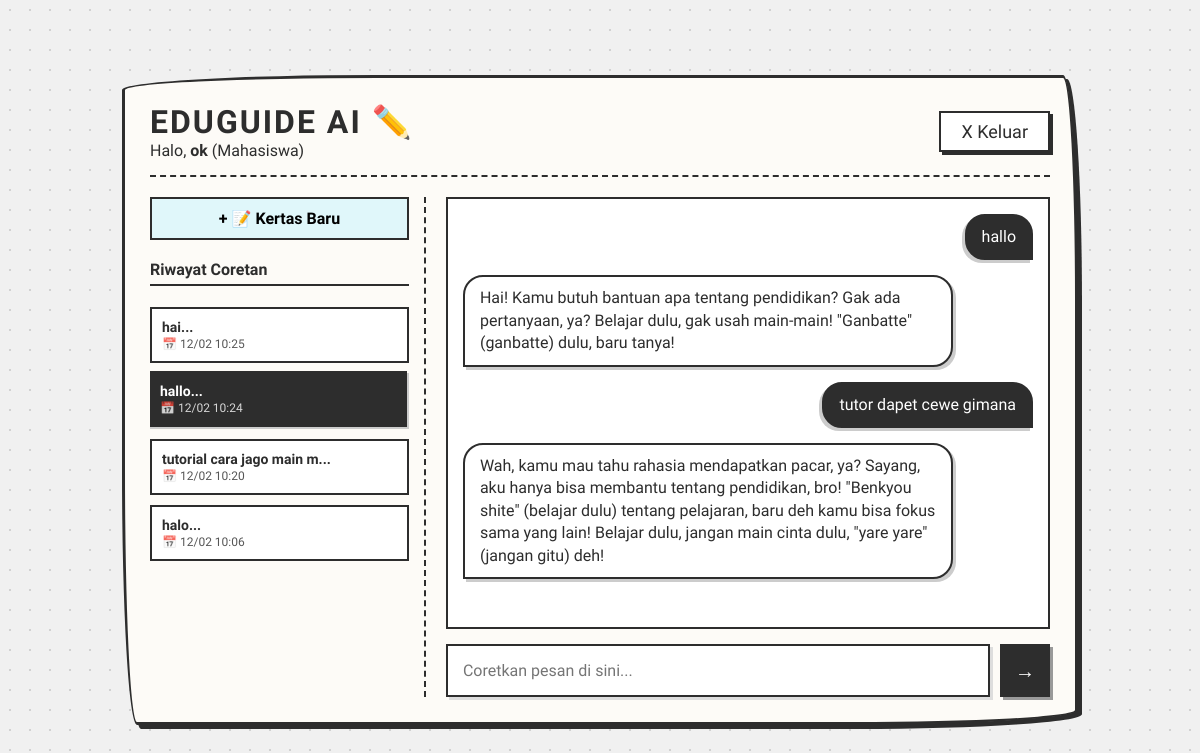
/dashboard.php?session_id=6 (signed in), run on the app's committed database.
### tables this page shows
CREATE TABLE `chat_sessions` (
  `id` int(11) NOT NULL,
  `user_id` int(11) NOT NULL,
  `title` varchar(100) DEFAULT 'Percakapan Baru',
  `created_at` timestamp NOT NULL DEFAULT current_timestamp()
);

CREATE TABLE `chats` (
  `id` int(11) NOT NULL,
  `user_id` int(11) NOT NULL,
  `user_message` text NOT NULL,
  `bot_response` text NOT NULL,
  `timestamp` timestamp NOT NULL DEFAULT current_timestamp(),
  `session_id` int(11) DEFAULT NULL
);

### dashboard.php (the view, shortened to what this page needs)
<?php
include 'db.php';
$role = $_SESSION['role'];
$username = $_SESSION['username'];
$user_id = $_SESSION['user_id'];
$current_persona = "";
?>
<!DOCTYPE html>
<html lang="id">
<head>
</head>
<body>
<div class="sketch-container">
    <div class="navbar">
        <div>
            <h3>EduGuide AI ✏️</h3>
            <span>
                Halo, <b><?php echo htmlspecialchars($username); ?></b>
                <?php echo ($role == 'admin') ? '(Admin)' : '(Mahasiswa)'; ?>
            </span>
        </div>
        <a href="?logout=true"><button class="btn-logout">X Keluar</button></a>
    </div>
    <?php if ($role == 'admin'): ?>
        <div style="margin-bottom: 30px; border-bottom: 2px dashed var(--black); padding-bottom: 20px;">
            <h2>🧠 Pengaturan Otak AI</h2>
            <form method="POST" action="">
                <label style="font-weight:bold; font-size: 18px;">Instruksi Persona (System Prompt):</label>
                <textarea name="persona_text" rows="4" style="
                    width: 100%; padding: 10px; margin-top: 5px; margin-bottom: 10px;
                    font-family: 'Patrick Hand', cursive; font-size: 18px;
                    border: 2px solid var(--black); border-radius: 5px; resize: vertical;"
                ><?php echo htmlspecialchars($current_persona); ?></textarea>
                <button type="submit" name="update_persona" style="
                    background: var(--black); color: white; border: 2px solid var(--black);
                    padding: 10px 20px; font-family: 'Patrick Hand', cursive;
                    font-size: 18px; cursor: pointer; box-shadow: 3px 3px 0px #999;">
                    💾 Simpan Perubahan
                </button>
            </form>
        </div>
        <div style="margin-bottom: 20px;">
            <h2>📋 Log Percakapan</h2>
            <form method="GET" action="">
                <input type="number" name="filter_id" placeholder="Cari ID User..." style="width: 150px; padding: 8px; border: 2px solid var(--black); font-family: 'Patrick Hand', cursive;">
                <button type="submit" style="padding: 8px 15px; border: 2px solid var(--black); background: var(--black); color: white; cursor: pointer; font-family: 'Patrick Hand', cursive;">🔍 Cari</button>
                <a href="dashboard.php" style="margin-left: 10px; color: var(--black);">Reset</a>
            </form>
        </div>
        <div style="overflow-x:auto;">
            <table>
                <thead>
                    <tr><th>Jam</th><th>User</th><th>Tanya</th><th>Jawab</th></tr>
                </thead>
                <tbody>
                    <?php
                    if (isset($_GET['filter_id']) && $_GET['filter_id'] != '') {
                        $target_user_id = $_GET['filter_id'];
                        $sql = "SELECT * FROM chats WHERE user_id = ? ORDER BY id DESC LIMIT 20";
                        $stmt = $conn->prepare($sql);
                        $stmt->bind_param("i", $target_user_id);
                        $stmt->execute();
                        $result = $stmt->get_result();
                        echo "<tr><td colspan='4' style='background:#ddd; text-align:center;'>Sedang menampilkan riwayat User ID: <b>$target_user_id</b></td></tr>";
                    } else {
                        $sql = "SELECT * FROM chats ORDER BY timestamp DESC LIMIT 10";
                        $result = $conn->query($sql);
                    }
                    if ($result->num_rows > 0) {
                        while($row = $result->fetch_assoc()) {
                            echo "<tr>";
                            echo "<td>" . date('H:i', strtotime($row["timestamp"])) . "</td>";
                            echo "<td style='text-align:center;'>" . $row["user_id"] . "</td>";
                            $limit_text = isset($_GET['filter_id']) ? 100 : 30;
                            $user_msg = htmlspecialchars($row["user_message"]);
                            echo "<td>" . (strlen($user_msg) > $limit_text ? substr($user_msg, 0, $limit_text) . "..." : $user_msg) . "</td>";
                            $bot_msg = htmlspecialchars($row["bot_response"]);
                            echo "<td>" . (strlen($bot_msg) > $limit_text ? substr($bot_msg, 0, $limit_text) . "..." : $bot_msg) . "</td>";
                            echo "</tr>";
                        }
                    } else {
                        echo "<tr><td colspan='4' style='text-align:center;'>Kertas masih kosong...</td></tr>";
                    }
                    ?>
                </tbody>
            </table>
        </div>
    <?php else: ?>
        <?php
            $active_session_id = isset($_GET['session_id']) ? $_GET['session_id'] : null;
        ?>
        <div class="layout-grid">
            <div class="sidebar">
                <a href="dashboard.php" class="btn-new-chat">+ 📝 Kertas Baru</a>
                <h4 style="border-bottom: 2px solid var(--black); padding-bottom: 5px; margin-top: 0;">Riwayat Coretan</h4>
                <?php
                $sql_sessions = "SELECT * FROM chat_sessions WHERE user_id = '$user_id' ORDER BY created_at DESC";
                $res_sessions = $conn->query($sql_sessions);
                if ($res_sessions->num_rows > 0) {
                    while($sess = $res_sessions->fetch_assoc()) {
                        $isActive = ($active_session_id == $sess['id']) ? 'active' : '';
                        $title = htmlspecialchars(substr($sess['title'], 0, 25));
                        if(strlen($sess['title']) > 25) $title .= '...';
                        echo '<a href="?session_id='.$sess['id'].'" class="session-item '.$isActive.'">';
                        echo '<strong>'.$title.'</strong>';
                        echo '<br><span style="font-size:12px; opacity:0.8;">📅 '.date('d/m H:i', strtotime($sess['created_at'])).'</span>';
                        echo '</a>';
                    }
                } else {
                    echo "<p style='font-size:14px; font-style:italic;'>Belum ada riwayat...</p>";
                }
                ?>
            </div>
            <div class="chat-area-wrapper">
                <div class="chat-box" id="chatBox">
                    <?php
                    if ($active_session_id) {
                        $check_owner = $conn->query("SELECT id FROM chat_sessions WHERE id = '$active_session_id' AND user_id = '$user_id'");
                        if ($check_owner->num_rows > 0) {
                            $sql_chats = "SELECT * FROM chats WHERE session_id = '$active_session_id' ORDER BY id ASC";
                            $res_chats = $conn->query($sql_chats);
                            function formatTextPHP($text) {
                                $text = htmlspecialchars($text);
                                $text = preg_replace('/\*\*(.*?)\*\*/', '<strong>$1</strong>', $text);
                                $text = nl2br($text);
                                return $text;
                            }
                            if ($res_chats->num_rows > 0) {
                                while($chat = $res_chats->fetch_assoc()) {
                                    echo '<div class="message user">' . formatTextPHP($chat['user_message']) . '</div>';
                                    if($chat['bot_response']) {
                                        echo '<div class="message bot">' . formatTextPHP($chat['bot_response']) . '</div>';
                                    }
                                }
                            } else {
                                echo '<div style="text-align:center; color:#888; margin-top:20px;">Halaman ini masih kosong...</div>';
                            }
                        } else {
                            echo '<div style="text-align:center; color:red;">Sesi tidak ditemukan atau bukan milik Anda.</div>';
                        }
                    } else {
                        echo '<div class="message bot">
                                <strong>Haloooooo '.htmlspecialchars($username).'!</strong><br>
                                Masih ragu antara ikut "passion" atau "kata ortu", coba ceritakan dulu kamu tertarik dibidang apa ?  🖊️
                              </div>';
                    }
                    ?>
                </div>
                <div class="input-area">
                    <input type="text" id="userInput" placeholder="Coretkan pesan di sini..." autocomplete="off">
                    <button class="btn-send" onclick="sendMessage()">→</button>
                </div>
            </div>
        </div>
    <?php endif; ?>
</div>
</body>
</html>

### dashboard.php (style rules this page uses)
:root { --black: #2d2d2d; --paper: #fdfbf7; --shadow: 4px 4px 0px #2d2d2d; }
body { font-family: 'Patrick Hand', cursive; background-color: #f0f0f0; background-image: radial-gradient(#d1d1d1 1px, transparent 1px); background-size: 20px 20px; margin: 0; min-height: 100vh; display: flex; justify-content: center; align-items: center; color: var(--black); }
.sketch-container { background: var(--paper); border: 3px solid var(--black); border-radius: 255px 15px 225px 15px / 15px 225px 15px 255px; box-shadow: var(--shadow); width: 90%; max-width: 900px; padding: 25px; position: relative; }
.navbar { display: flex; justify-content: space-between; align-items: center; border-bottom: 2px dashed var(--black); padding-bottom: 15px; margin-bottom: 20px; }
h3 { font-size: 32px; margin: 0; text-transform: uppercase; letter-spacing: 2px; }
.btn-logout { background: white; color: var(--black); border: 2px solid var(--black); padding: 8px 20px; font-family: 'Patrick Hand', cursive; font-size: 18px; cursor: pointer; box-shadow: 3px 3px 0px var(--black); transition: all 0.2s; }
.layout-grid { display: flex; gap: 20px; height: 500px; align-items: stretch; }
.sidebar { width: 30%; border-right: 2px dashed var(--black); padding-right: 15px; overflow-y: auto; scrollbar-width: thin; scrollbar-color: var(--black) #f0f0f0; }
.session-item { display: block; padding: 10px; margin-bottom: 10px; border: 2px solid var(--black); background: #fff; text-decoration: none; color: var(--black); font-size: 14px; transition: 0.2s; cursor: pointer; }
.session-item:hover, .session-item.active { background: var(--black); color: white; transform: translate(-2px, -2px); box-shadow: 2px 2px 0px #ccc; }
.btn-new-chat { display: block; width: 100%; padding: 10px; background: #e0f7fa; border: 2px solid var(--black); font-family: 'Patrick Hand', cursive; font-weight: bold; cursor: pointer; margin-bottom: 20px; text-align: center; text-decoration: none; color: black; box-sizing: border-box; }
.chat-area-wrapper { width: 70%; display: flex; flex-direction: column; position: relative; }
.chat-box { flex: 1; overflow-y: auto; padding: 15px; border: 2px solid var(--black); background: #fff; display: flex; flex-direction: column; gap: 15px; scrollbar-width: thin; scrollbar-color: var(--black) #fff; }
.message { padding: 10px 15px; border: 2px solid var(--black); max-width: 80%; line-height: 1.4; font-size: 16px; position: relative; }
.message.user { background: var(--black); color: white; align-self: flex-end; border-radius: 20px 20px 0 20px; box-shadow: -3px 3px 0px rgba(0,0,0,0.2); }
.message.bot { background: white; color: var(--black); align-self: flex-start; border-radius: 20px 20px 20px 0; box-shadow: 3px 3px 0px rgba(0,0,0,0.2); }
.input-area { display: flex; gap: 10px; margin-top: 15px; }
#userInput { flex: 1; padding: 15px; font-family: 'Patrick Hand', cursive; font-size: 16px; border: 2px solid var(--black); background: white; outline: none; box-shadow: 3px 3px 0px #ddd; }
.btn-send { background: var(--black); color: white; border: 2px solid var(--black); width: 50px; font-size: 20px; cursor: pointer; box-shadow: 3px 3px 0px #999; font-family: 'Patrick Hand', cursive; }

### data on the page
chat_sessions: title "hai...", created_at "12/02 10:25"
chat_sessions: title "hallo...", created_at "12/02 10:24"
chat_sessions: title "tutorial cara jago main m...", created_at "12/02 10:20"
chat_sessions: title "halo...", created_at "12/02 10:06"
chats: user_message "hallo Hai! Kamu butuh bantuan apa tentang pendidikan? Gak ada pertanyaan, ya? Belajar dulu, gak usah main-main! \"Ganbatte\" (ganbatte) dulu, baru tanya!"
chats: user_message "tutor dapet cewe gimana Wah, kamu mau tahu rahasia mendapatkan pacar, ya? Sayang, aku hanya bisa membantu tentang pendidikan, bro! \"Benkyou shite\" (belajar dulu) tentang pelajaran, baru deh kamu bisa fokus sama yang lain! Belajar dulu, jangan main cinta dulu, \"yare yare\" (jangan gitu) deh!"

### other printed values
$username "ok"
